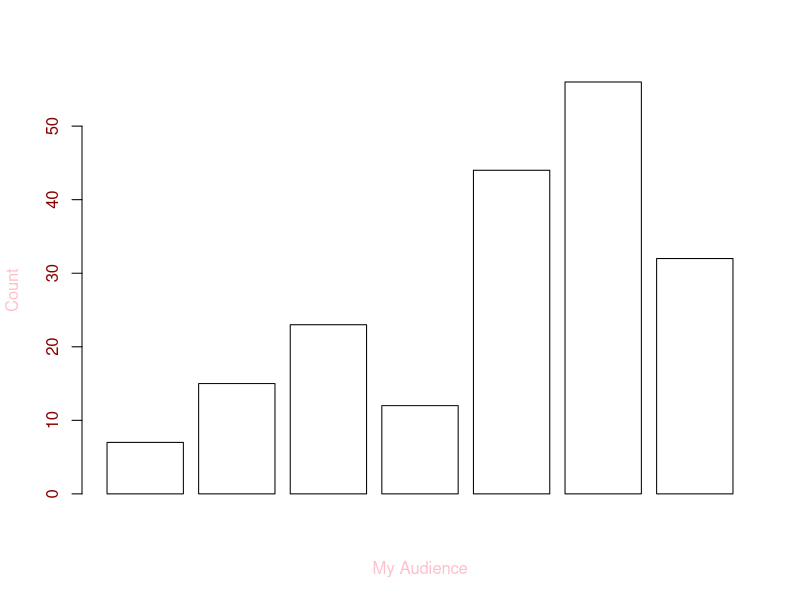

This chart was generated by the following R code:
x <- c(7,15,23,12,44,56,32)

png(file = "barplot.png")

barplot(x, xlab = "My Audience",
        ylab = "Count", col="white",
        col.axis = "darkred",
        col.lab = "pink")

dev.off()
